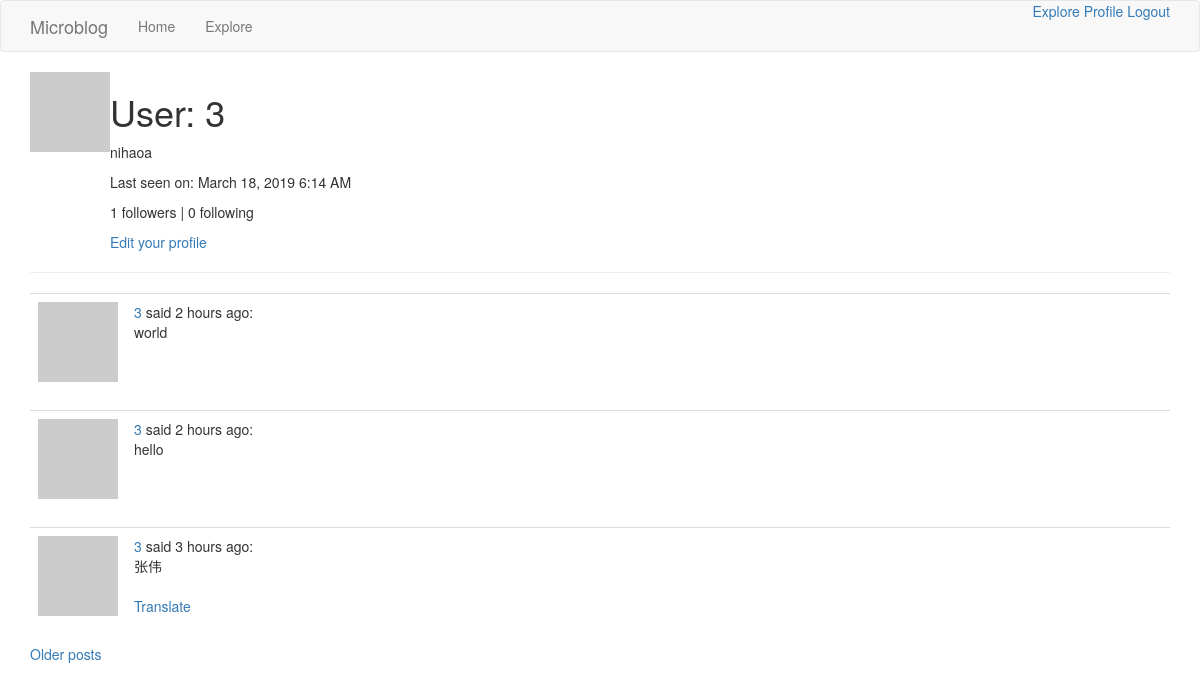
The page /user/3 (signed in) on the database as committed earlier.
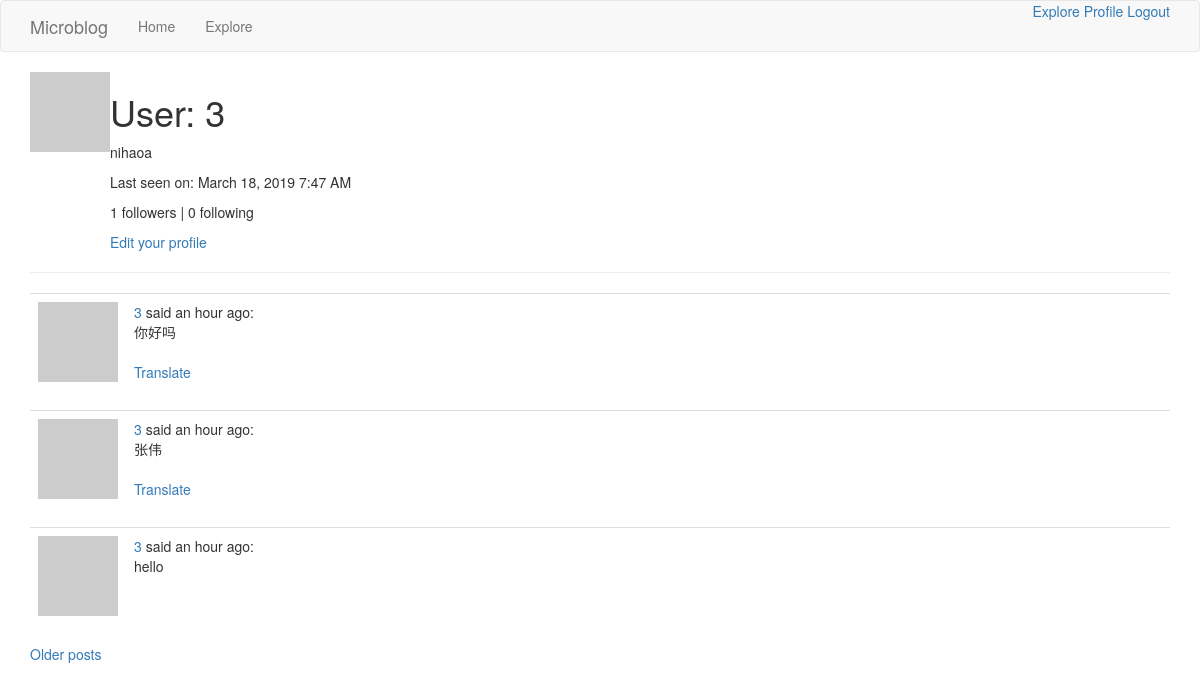
The same page on the database as committed later.
### app/models.py (models this page shows, shortened)
class User(UserMixin, db.Model):
    id = db.Column(db.Integer, primary_key=True)
    username = db.Column(db.String(64), index=True, unique=True)
    email = db.Column(db.String(120), index=True, unique=True)
    password_hash = db.Column(db.String(128))
    about_me = db.Column(db.String(140))
    last_seen = db.Column(db.DateTime, default=datetime.utcnow)
    posts = db.relationship('Post', backref='author', lazy='dynamic')
    followed = db.relationship(
        'User', secondary=followers,
        primaryjoin=(followers.c.follower_id == id),
        secondaryjoin=(followers.c.followed_id == id),
        backref=db.backref('followers', lazy='dynamic'), lazy='dynamic')
    def avatar(self, size):
        digest = md5(self.email.lower().encode('utf-8')).hexdigest()
        return 'https://www.gravatar.com/avatar/{}?d=identicon&s={}'.format(digest, size)

class Post(db.Model):
    id = db.Column(db.Integer, primary_key=True)
    body = db.Column(db.String(140))
    timestamp = db.Column(db.DateTime, index=True, default=datetime.utcnow)
    language = db.Column(db.String(5))
    user_id = db.Column(db.Integer, db.ForeignKey('user.id'))

### app/main/routes.py (the view)
@bp.route('/user/<username>')
@login_required
def user(username):
    user = User.query.filter_by(username=username).first_or_404()
    page = request.args.get('page', 1, type=int)
    posts = user.posts.order_by(Post.timestamp.desc()).paginate(
        page, current_app.config['POSTS_PER_PAGE'], False)
    next_url = url_for('main.user', username=user.username,
                       page=posts.next_num) if posts.has_next else None
    prev_url = url_for('main.user', username=user.username,
                       page=posts.prev_num) if posts.has_prev else None
    return render_template('user.html', user=user, posts=posts.items,
                           next_url=next_url, prev_url=prev_url)

### app/main/routes.py (called while the page is built)
@bp.before_app_request
def before_request():
    if current_user.is_authenticated:
        current_user.last_seen = datetime.utcnow()
        db.session.commit()
    g.locale = str(get_locale())

### app/models.py (called while the page is built)
@login.user_loader
def load_user(id):
    return User.query.get(int(id))

### app/templates/user.html (shortened to what this page needs)
{% extends "base.html" %}
{% block app_content %}
		<table>
			<tr valign="top">
				<td><img src="{{ user.avatar(128) }}"></td>
				<td>
					<h1>User: {{ user.username }}</h1>
					{% if user.about_me %}
					<p>{{ user.about_me }}</p>
					{% endif %}
					{% if user.last_seen %}
					<p>Last seen on: {{ moment(user.last_seen).format('LLL') }}</p>
					{% endif %}
					<p>{{ user.followers.count() }} followers | {{ user.followed.count() }} following</p>
					{% if user == current_user %}
					<a href="{{ url_for('main.edit_profile') }}">Edit your profile</a>
					{% elif not current_user.is_following(user) %}
					<p><a href="{{ url_for('main.follow', username=user.username) }}">Follow</a></p>
					{% else %}
					<p><a href="{{ url_for('main.unfollow', username=user.username) }}">Unfollow</a></p>
					{% endif %}
				</td>
			</tr>
		</table>
		<hr>
    {% for post in posts %}
		{% include '_post.html' %}
    {% endfor %}
    {% if next_url %}
    <a href="{{ next_url }}">Older posts</a>
    {% endif %}
{% endblock %}

### app/templates/_post.html
<table class="table table-hover">
		<tr valign="top">
				<td width="70px">
					<a href="{{ url_for('main.user', username=post.author.username) }}">
							<img src="{{ post.author.avatar(70) }}" />
					</a>
				</td>
				<td>
					<a href="{{ url_for('main.user', username=post.author.username) }}">{{ post.author.username }}</a>
					said {{ moment(post.timestamp).fromNow() }}:
					<br><span id="post{{ post.id }}">{{ post.body }}</span>
					{% if post.language and post.language != g.locale %}
					<br><br>
					<span id="translation{{ post.id }}">
						<a href="javascript:translate(
						'#post{{ post.id }}',
						'#translation{{ post.id }}',
						'{{ post.language }}',
						'{{ g.locale }}');">{{ 'Translate' }}</a>
					</span>
			  	{% endif %}
				</td>
		</tr>
</table>

Rows that differ between the two databases and show on the page:
no longer on this page (row unchanged): Post: author.username "3", timestamp "2 hours ago", body "world"
no longer on this page (row unchanged): Post: author.username "3", timestamp "2 hours ago", body "hello"
no longer on this page (row unchanged): Post: author.username "3", timestamp "3 hours ago", body "张伟", value "Translate"
changed User "nihaoa": last_seen "March 18, 2019 6:14 AM" → "March 18, 2019 7:47 AM"
added Post: author.username "3", timestamp "an hour ago", body "你好吗", value "Translate"
added Post: author.username "3", timestamp "an hour ago", body "张伟", value "Translate"
added Post: author.username "3", timestamp "an hour ago", body "hello"
